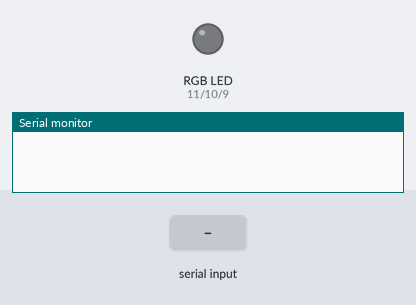
A sketch run on a simulated Arduino Uno, built with avr-gcc and run on an emulated ATmega328P. Parts: an RGB LED mixed from three pins (HIGH = lit), the last lines printed to the serial monitor. The inputs (shaded band) are chosen by the test bench.

Above: at 1.2 s.
1.3 s: "BLUE" received over Serial
At 1.6 s:
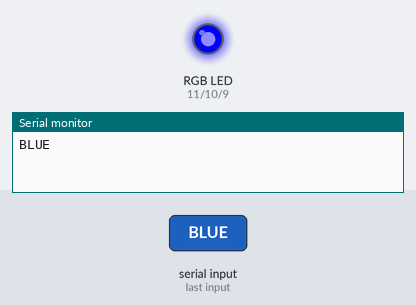
2.8 s: "GREEN" received over Serial
At 4.0 s:
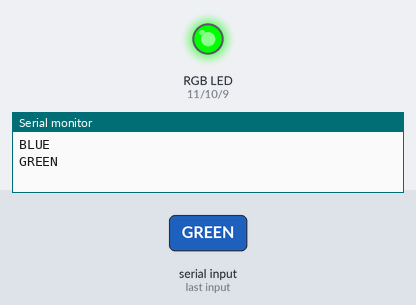
4.3 s: "RED" received over Serial
At 5.0 s:
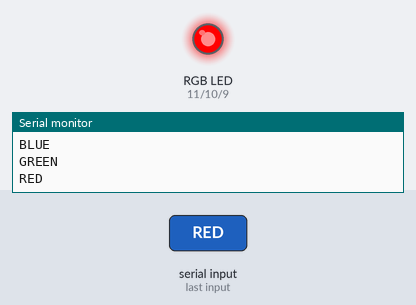
5.8 s: "(" received over Serial
At 7.0 s:
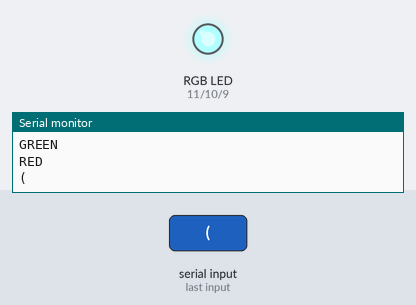
7.3 s: "RED" received over Serial
At 8.5 s:
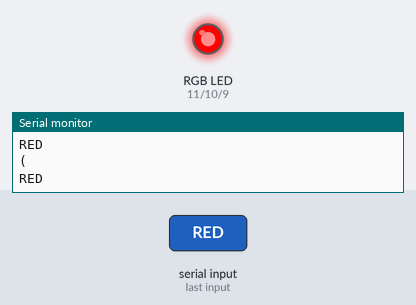
Timing chart, 0 to 9.8 s (numbered marks = the images above; inputs shaded):
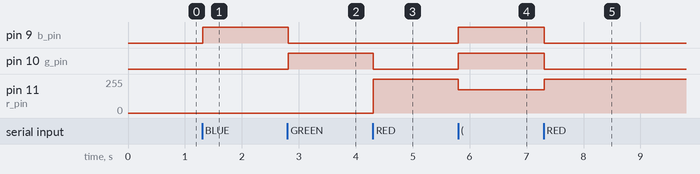

The sketch:

main.ino
```cpp
/**
 * TEJ3M
 * By: Evan Pratten
 */

#define beep boop

// Pinouts. NOTE: These must support PWM
#define r_pin 11
#define g_pin 10
#define b_pin 9

String command = "";

// Write PWM data to each RGB output
void setPWMOutput(int r, int g, int b)
{
    analogWrite(r_pin, r);
    analogWrite(g_pin, g);
    analogWrite(b_pin, b);
}

int strsegToInt(char a, char b)
{
    return ((a - '0') * 10) + (b - '0');
}

void setup()
{

    // Set up, and clear each pin
    pinMode(r_pin, OUTPUT);
    digitalWrite(r_pin, LOW);
    pinMode(g_pin, OUTPUT);
    digitalWrite(g_pin, LOW);
    pinMode(b_pin, OUTPUT);
    digitalWrite(b_pin, LOW);

    // Start a serial conn
    Serial.begin(9600);
}

void loop()
{
    // Read a string from input

    if (Serial.available() > 0)
    {
        command = "";
        while (Serial.available() > 0)
        {
            command += char(Serial.read());
            delay(2);
        }

        Serial.println(command);
    }

    // Handle RAW RGB data
    if (command[0] == '(')
    {

        // Set and map RGB colors from encdec
        int r = map(strsegToInt(command[1], command[2]), 0, 99, 0, 255);
        int g = map(strsegToInt(command[3], command[4]), 0, 99, 0, 255);
        int b = map(strsegToInt(command[5], command[6]), 0, 99, 0, 255);

        // Set the PWM outputs
        setPWMOutput(r, g, b);

        return;
    }

    // Uppercase the command
    command.toUpperCase();

    // Handle colours
    if (command == "BLUE")
    {
        setPWMOutput(0, 0, 255);
    }
    else if (command == "GREEN")
    {
        setPWMOutput(0, 255, 0);
    }
    else if (command == "RED")
    {
        setPWMOutput(255, 0, 0);
    }
}
```

Measured:
- after the input at 1.3 s, pin 9 (b_pin): LOW → HIGH at once
- after the input at 2.8 s, pin 9 (b_pin): HIGH → LOW at once; pin 10 (g_pin): LOW → HIGH at once
- after the input at 4.3 s, pin 10 (g_pin): HIGH → LOW at once; pin 11 (r_pin): 0/255 → 255/255 at once
- after the input at 5.8 s, pin 9 (b_pin), pin 10 (g_pin): LOW → HIGH at once; pin 11 (r_pin): 255/255 → 176/255 at once
- after the input at 7.3 s, pin 9 (b_pin), pin 10 (g_pin): HIGH → LOW at once; pin 11 (r_pin): 176/255 → 255/255 at once
